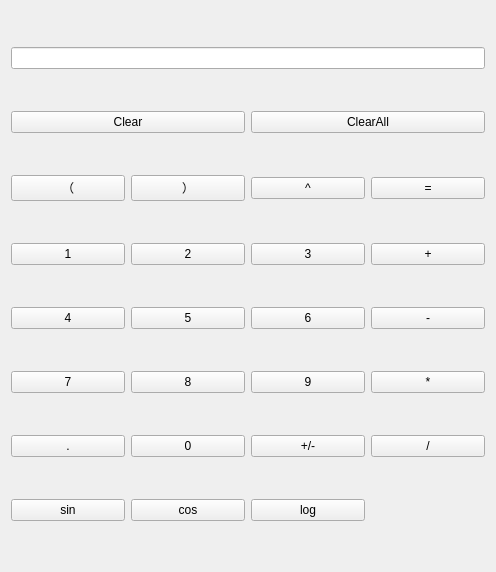
<?xml version="1.0" encoding="UTF-8"?>
<ui version="4.0">
 <class>Widget</class>
 <widget class="QWidget" name="Widget">
  <property name="geometry">
   <rect>
    <x>0</x>
    <y>0</y>
    <width>496</width>
    <height>572</height>
   </rect>
  </property>
  <property name="windowTitle">
   <string>Caculator_4376</string>
  </property>
  <layout class="QGridLayout" name="gridLayout">
   <item row="0" column="0" colspan="4">
    <widget class="QLineEdit" name="lineEdit"/>
   </item>
   <item row="1" column="0" colspan="2">
    <widget class="QPushButton" name="clearBtn">
     <property name="text">
      <string>Clear</string>
     </property>
    </widget>
   </item>
   <item row="1" column="2" colspan="2">
    <widget class="QPushButton" name="clearAllBtn">
     <property name="text">
      <string>ClearAll</string>
     </property>
    </widget>
   </item>
   <item row="2" column="0">
    <widget class="QPushButton" name="leftBracketBtn">
     <property name="text">
      <string>（</string>
     </property>
    </widget>
   </item>
   <item row="2" column="1">
    <widget class="QPushButton" name="rightBracketBtn">
     <property name="text">
      <string>）</string>
     </property>
    </widget>
   </item>
   <item row="2" column="2">
    <widget class="QPushButton" name="powBtn">
     <property name="text">
      <string>^</string>
     </property>
    </widget>
   </item>
   <item row="2" column="3">
    <widget class="QPushButton" name="equalBtn">
     <property name="text">
      <string>=</string>
     </property>
    </widget>
   </item>
   <item row="3" column="0">
    <widget class="QPushButton" name="digitBtn1">
     <property name="text">
      <string>1</string>
     </property>
    </widget>
   </item>
   <item row="3" column="1">
    <widget class="QPushButton" name="digitBtn2">
     <property name="text">
      <string>2</string>
     </property>
    </widget>
   </item>
   <item row="3" column="2">
    <widget class="QPushButton" name="digitBtn3">
     <property name="text">
      <string>3</string>
     </property>
    </widget>
   </item>
   <item row="3" column="3">
    <widget class="QPushButton" name="addBtn">
     <property name="text">
      <string>+</string>
     </property>
    </widget>
   </item>
   <item row="4" column="0">
    <widget class="QPushButton" name="digitBtn4">
     <property name="text">
      <string>4</string>
     </property>
    </widget>
   </item>
   <item row="4" column="1">
    <widget class="QPushButton" name="digitBtn5">
     <property name="text">
      <string>5</string>
     </property>
    </widget>
   </item>
   <item row="4" column="2">
    <widget class="QPushButton" name="digitBtn6">
     <property name="text">
      <string>6</string>
     </property>
    </widget>
   </item>
   <item row="4" column="3">
    <widget class="QPushButton" name="subtractionBtn">
     <property name="text">
      <string>-</string>
     </property>
    </widget>
   </item>
   <item row="5" column="0">
    <widget class="QPushButton" name="digitBtn7">
     <property name="text">
      <string>7</string>
     </property>
    </widget>
   </item>
   <item row="5" column="1">
    <widget class="QPushButton" name="digitBtn8">
     <property name="text">
      <string>8</string>
     </property>
    </widget>
   </item>
   <item row="5" column="2">
    <widget class="QPushButton" name="digitBtn9">
     <property name="text">
      <string>9</string>
     </property>
    </widget>
   </item>
   <item row="5" column="3">
    <widget class="QPushButton" name="multiplicationBtn">
     <property name="text">
      <string>*</string>
     </property>
    </widget>
   </item>
   <item row="6" column="0">
    <widget class="QPushButton" name="pointBtn">
     <property name="text">
      <string>.</string>
     </property>
    </widget>
   </item>
   <item row="6" column="1">
    <widget class="QPushButton" name="digitBtn0">
     <property name="text">
      <string>0</string>
     </property>
    </widget>
   </item>
   <item row="6" column="2">
    <widget class="QPushButton" name="signBtn">
     <property name="text">
      <string>+/-</string>
     </property>
    </widget>
   </item>
   <item row="6" column="3">
    <widget class="QPushButton" name="divisionBtn">
     <property name="text">
      <string>/</string>
     </property>
    </widget>
   </item>
   <item row="7" column="0">
    <widget class="QPushButton" name="sinBtn">
     <property name="text">
      <string>sin</string>
     </property>
    </widget>
   </item>
   <item row="7" column="1">
    <widget class="QPushButton" name="cosBtn">
     <property name="text">
      <string>cos</string>
     </property>
    </widget>
   </item>
   <item row="7" column="2">
    <widget class="QPushButton" name="logBtn">
     <property name="text">
      <string>log</string>
     </property>
    </widget>
   </item>
  </layout>
 </widget>
 <layoutdefault spacing="6" margin="11"/>
 <resources/>
 <connections/>
</ui>
